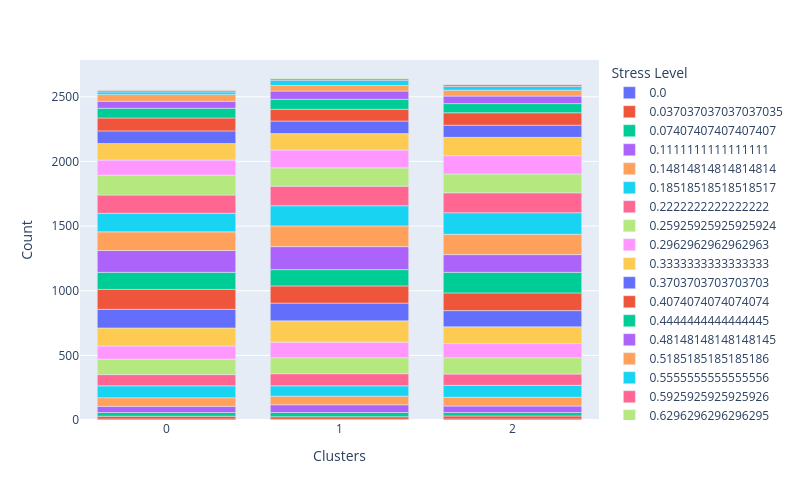
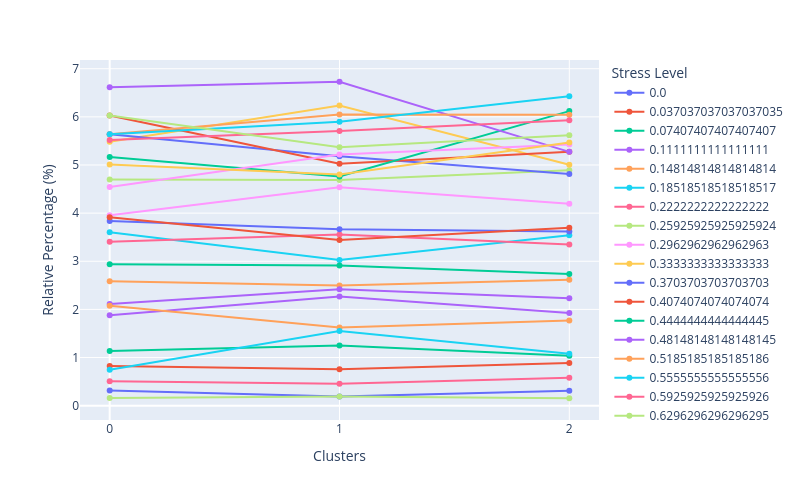

Notebook code cell kept with these figures, in order:
### Markdown cell above
And alas, the below plot proves this with Stress Level, it has been just seperated into 3 bins with no real order, all 3 might aswell be the same cluster. I will remove Stress Level as a component.

### Code cell
df_cluster_vs=  df_cleaned.copy()
df_cluster_vs['Clusters'] = X['Clusters']
cluster_distribution_per_variable(df=df_cluster_vs, target='Stress Level')

### Figure 1 — Plotly figure (JSON) as saved in the notebook; plotly's stock layout.template omitted (floating-point values rounded to 4 significant figures)
{"data": [{"alignmentgroup": "True", "hovertemplate": "Stress Level=0.0<br>Clusters=%{x}<br>Count=%{y}<extra></extra>", "legendgroup": "0.0", "marker": {"color": "#636efa", "pattern": {"shape": ""}}, "name": "0.0", "offsetgroup": "0.0", "orientation": "v", "showlegend": true, "textposition": "auto", "type": "bar", "x": [0, 1, 2], "xaxis": "x", "y": [8, 5, 8], "yaxis": "y"}, {"alignmentgroup": "True", "hovertemplate": "Stress Level=0.037037037037037035<br>Clusters=%{x}<br>Count=%{y}<extra></extra>", "legendgroup": "0.037037037037037035", "marker": {"color": "#EF553B", "pattern": {"shape": ""}}, "name": "0.037037037037037035", "offsetgroup": "0.037037037037037035", "orientation": "v", "showlegend": true, "textposition": "auto", "type": "bar", "x": [0, 1, 2], "xaxis": "x", "y": [21, 20, 23], "yaxis": "y"}, {"alignmentgroup": "True", "hovertemplate": "Stress Level=0.07407407407407407<br>Clusters=%{x}<br>Count=%{y}<extra></extra>", "legendgroup": "0.07407407407407407", "marker": {"color": "#00cc96", "pattern": {"shape": ""}}, "name": "0.07407407407407407", "offsetgroup": "0.07407407407407407", "orientation": "v", "showlegend": true, "textposition": "auto", "type": "bar", "x": [0, 1, 2], "xaxis": "x", "y": [29, 33, 27], "yaxis": "y"}, {"alignmentgroup": "True", "hovertemplate": "Stress Level=0.1111111111111111<br>Clusters=%{x}<br>Count=%{y}<extra></extra>", "legendgroup": "0.1111111111111111", "marker": {"color": "#ab63fa", "pattern": {"shape": ""}}, "name": "0.1111111111111111", "offsetgroup": "0.1111111111111111", "orientation": "v", "showlegend": true, "textposition": "auto", "type": "bar", "x": [0, 1, 2], "xaxis": "x", "y": [48, 60, 50], "yaxis": "y"}, {"alignmentgroup": "True", "hovertemplate": "Stress Level=0.14814814814814814<br>Clusters=%{x}<br>Count=%{y}<extra></extra>", "legendgroup": "0.14814814814814814", "marker": {"color": "#FFA15A", "pattern": {"shape": ""}}, "name": "0.14814814814814814", "offsetgroup": "0.14814814814814814", "orientation": "v", "showlegend": true, "textposition": "auto", "type": "bar", "x": [0, 1, 2], "xaxis": "x", "y": [66, 66, 68], "yaxis": "y"}, {"alignmentgroup": "True", "hovertemplate": "Stress Level=0.18518518518518517<br>Clusters=%{x}<br>Count=%{y}<extra></extra>", "legendgroup": "0.18518518518518517", "marker": {"color": "#19d3f3", "pattern": {"shape": ""}}, "name": "0.18518518518518517", "offsetgroup": "0.18518518518518517", "orientation": "v", "showlegend": true, "textposition": "auto", "type": "bar", "x": [0, 1, 2], "xaxis": "x", "y": [92, 80, 92], "yaxis": "y"}, {"alignmentgroup": "True", "hovertemplate": "Stress Level=0.2222222222222222<br>Clusters=%{x}<br>Count=%{y}<extra></extra>", "legendgroup": "0.2222222222222222", "marker": {"color": "#FF6692", "pattern": {"shape": ""}}, "name": "0.2222222222222222", "offsetgroup": "0.2222222222222222", "orientation": "v", "showlegend": true, "textposition": "auto", "type": "bar", "x": [0, 1, 2], "xaxis": "x", "y": [87, 94, 87], "yaxis": "y"}, {"alignmentgroup": "True", "hovertemplate": "Stress Level=0.25925925925925924<br>Clusters=%{x}<br>Count=%{y}<extra></extra>", "legendgroup": "0.25925925925925924", "marker": {"color": "#B6E880", "pattern": {"shape": ""}}, "name": "0.25925925925925924", "offsetgroup": "0.25925925925925924", "orientation": "v", "showlegend": true, "textposition": "auto", "type": "bar", "x": [0, 1, 2], "xaxis": "x", "y": [120, 124, 127], "yaxis": "y"}, {"alignmentgroup": "True", "hovertemplate": "Stress Level=0.2962962962962963<br>Clusters=%{x}<br>Count=%{y}<extra></extra>", "legendgroup": "0.2962962962962963", "marker": {"color": "#FF97FF", "pattern": {"shape": ""}}, "name": "0.2962962962962963", "offsetgroup": "0.2962962962962963", "orientation": "v", "showlegend": true, "textposition": "auto", "type": "bar", "x": [0, 1, 2], "xaxis": "x", "y": [101, 120, 109], "yaxis": "y"}, {"alignmentgroup": "True", "hovertemplate": "Stress Level=0.3333333333333333<br>Clusters=%{x}<br>Count=%{y}<extra></extra>", "legendgroup": "0.3333333333333333", "marker": {"color": "#FECB52", "pattern": {"shape": ""}}, "name": "0.3333333333333333", "offsetgroup": "0.3333333333333333", "orientation": "v", "showlegend": true, "textposition": "auto", "type": "bar", "x": [0, 1, 2], "xaxis": "x", "y": [140, 165, 130], "yaxis": "y"}, {"alignmentgroup": "True", "hovertemplate": "Stress Level=0.3703703703703703<br>Clusters=%{x}<br>Count=%{y}<extra></extra>", "legendgroup": "0.3703703703703703", "marker": {"color": "#636efa", "pattern": {"shape": ""}}, "name": "0.3703703703703703", "offsetgroup": "0.3703703703703703", "orientation": "v", "showlegend": true, "textposition": "auto", "type": "bar", "x": [0, 1, 2], "xaxis": "x", "y": [144, 137, 125], "yaxis": "y"}, {"alignmentgroup": "True", "hovertemplate": "Stress Level=0.4074074074074074<br>Clusters=%{x}<br>Count=%{y}<extra></extra>", "legendgroup": "0.4074074074074074", "marker": {"color": "#EF553B", "pattern": {"shape": ""}}, "name": "0.4074074074074074", "offsetgroup": "0.4074074074074074", "orientation": "v", "showlegend": true, "textposition": "auto", "type": "bar", "x": [0, 1, 2], "xaxis": "x", "y": [154, 133, 137], "yaxis": "y"}, {"alignmentgroup": "True", "hovertemplate": "Stress Level=0.4444444444444445<br>Clusters=%{x}<br>Count=%{y}<extra></extra>", "legendgroup": "0.4444444444444445", "marker": {"color": "#00cc96", "pattern": {"shape": ""}}, "name": "0.4444444444444445", "offsetgroup": "0.4444444444444445", "orientation": "v", "showlegend": true, "textposition": "auto", "type": "bar", "x": [0, 1, 2], "xaxis": "x", "y": [132, 126, 159], "yaxis": "y"}, {"alignmentgroup": "True", "hovertemplate": "Stress Level=0.48148148148148145<br>Clusters=%{x}<br>Count=%{y}<extra></extra>", "legendgroup": "0.48148148148148145", "marker": {"color": "#ab63fa", "pattern": {"shape": ""}}, "name": "0.48148148148148145", "offsetgroup": "0.48148148148148145", "orientation": "v", "showlegend": true, "textposition": "auto", "type": "bar", "x": [0, 1, 2], "xaxis": "x", "y": [169, 178, 137], "yaxis": "y"}, {"alignmentgroup": "True", "hovertemplate": "Stress Level=0.5185185185185186<br>Clusters=%{x}<br>Count=%{y}<extra></extra>", "legendgroup": "0.5185185185185186", "marker": {"color": "#FFA15A", "pattern": {"shape": ""}}, "name": "0.5185185185185186", "offsetgroup": "0.5185185185185186", "orientation": "v", "showlegend": true, "textposition": "auto", "type": "bar", "x": [0, 1, 2], "xaxis": "x", "y": [144, 160, 157], "yaxis": "y"}, {"alignmentgroup": "True", "hovertemplate": "Stress Level=0.5555555555555556<br>Clusters=%{x}<br>Count=%{y}<extra></extra>", "legendgroup": "0.5555555555555556", "marker": {"color": "#19d3f3", "pattern": {"shape": ""}}, "name": "0.5555555555555556", "offsetgroup": "0.5555555555555556", "orientation": "v", "showlegend": true, "textposition": "auto", "type": "bar", "x": [0, 1, 2], "xaxis": "x", "y": [144, 156, 167], "yaxis": "y"}, {"alignmentgroup": "True", "hovertemplate": "Stress Level=0.5925925925925926<br>Clusters=%{x}<br>Count=%{y}<extra></extra>", "legendgroup": "0.5925925925925926", "marker": {"color": "#FF6692", "pattern": {"shape": ""}}, "name": "0.5925925925925926", "offsetgroup": "0.5925925925925926", "orientation": "v", "showlegend": true, "textposition": "auto", "type": "bar", "x": [0, 1, 2], "xaxis": "x", "y": [141, 151, 154], "yaxis": "y"}, {"alignmentgroup": "True", "hovertemplate": "Stress Level=0.6296296296296295<br>Clusters=%{x}<br>Count=%{y}<extra></extra>", "legendgroup": "0.6296296296296295", "marker": {"color": "#B6E880", "pattern": {"shape": ""}}, "name": "0.6296296296296295", "offsetgroup": "0.6296296296296295", "orientation": "v", "showlegend": true, "textposition": "auto", "type": "bar", "x": [0, 1, 2], "xaxis": "x", "y": [154, 142, 146], "yaxis": "y"}, {"alignmentgroup": "True", "hovertemplate": "Stress Level=0.6666666666666665<br>Clusters=%{x}<br>Count=%{y}<extra></extra>", "legendgroup": "0.6666666666666665", "marker": {"color": "#FF97FF", "pattern": {"shape": ""}}, "name": "0.6666666666666665", "offsetgroup": "0.6666666666666665", "orientation": "v", "showlegend": true, "textposition": "auto", "type": "bar", "x": [0, 1, 2], "xaxis": "x", "y": [116, 138, 141], "yaxis": "y"}, {"alignmentgroup": "True", "hovertemplate": "Stress Level=0.7037037037037037<br>Clusters=%{x}<br>Count=%{y}<extra></extra>", "legendgroup": "0.7037037037037037", "marker": {"color": "#FECB52", "pattern": {"shape": ""}}, "name": "0.7037037037037037", "offsetgroup": "0.7037037037037037", "orientation": "v", "showlegend": true, "textposition": "auto", "type": "bar", "x": [0, 1, 2], "xaxis": "x", "y": [128, 127, 142], "yaxis": "y"}, {"alignmentgroup": "True", "hovertemplate": "Stress Level=0.7407407407407407<br>Clusters=%{x}<br>Count=%{y}<extra></extra>", "legendgroup": "0.7407407407407407", "marker": {"color": "#636efa", "pattern": {"shape": ""}}, "name": "0.7407407407407407", "offsetgroup": "0.7407407407407407", "orientation": "v", "showlegend": true, "textposition": "auto", "type": "bar", "x": [0, 1, 2], "xaxis": "x", "y": [98, 97, 94], "yaxis": "y"}, {"alignmentgroup": "True", "hovertemplate": "Stress Level=0.7777777777777777<br>Clusters=%{x}<br>Count=%{y}<extra></extra>", "legendgroup": "0.7777777777777777", "marker": {"color": "#EF553B", "pattern": {"shape": ""}}, "name": "0.7777777777777777", "offsetgroup": "0.7777777777777777", "orientation": "v", "showlegend": true, "textposition": "auto", "type": "bar", "x": [0, 1, 2], "xaxis": "x", "y": [100, 91, 96], "yaxis": "y"}, {"alignmentgroup": "True", "hovertemplate": "Stress Level=0.8148148148148149<br>Clusters=%{x}<br>Count=%{y}<extra></extra>", "legendgroup": "0.8148148148148149", "marker": {"color": "#00cc96", "pattern": {"shape": ""}}, "name": "0.8148148148148149", "offsetgroup": "0.8148148148148149", "orientation": "v", "showlegend": true, "textposition": "auto", "type": "bar", "x": [0, 1, 2], "xaxis": "x", "y": [75, 77, 71], "yaxis": "y"}, {"alignmentgroup": "True", "hovertemplate": "Stress Level=0.8518518518518516<br>Clusters=%{x}<br>Count=%{y}<extra></extra>", "legendgroup": "0.8518518518518516", "marker": {"color": "#ab63fa", "pattern": {"shape": ""}}, "name": "0.8518518518518516", "offsetgroup": "0.8518518518518516", "orientation": "v", "showlegend": true, "textposition": "auto", "type": "bar", "x": [0, 1, 2], "xaxis": "x", "y": [54, 64, 58], "yaxis": "y"}, {"alignmentgroup": "True", "hovertemplate": "Stress Level=0.8888888888888888<br>Clusters=%{x}<br>Count=%{y}<extra></extra>", "legendgroup": "0.8888888888888888", "marker": {"color": "#FFA15A", "pattern": {"shape": ""}}, "name": "0.8888888888888888", "offsetgroup": "0.8888888888888888", "orientation": "v", "showlegend": true, "textposition": "auto", "type": "bar", "x": [0, 1, 2], "xaxis": "x", "y": [53, 43, 46], "yaxis": "y"}, {"alignmentgroup": "True", "hovertemplate": "Stress Level=0.9259259259259258<br>Clusters=%{x}<br>Count=%{y}<extra></extra>", "legendgroup": "0.9259259259259258", "marker": {"color": "#19d3f3", "pattern": {"shape": ""}}, "name": "0.9259259259259258", "offsetgroup": "0.9259259259259258", "orientation": "v", "showlegend": true, "textposition": "auto", "type": "bar", "x": [0, 1, 2], "xaxis": "x", "y": [19, 41, 28], "yaxis": "y"}, {"alignmentgroup": "True", "hovertemplate": "Stress Level=0.9629629629629628<br>Clusters=%{x}<br>Count=%{y}<extra></extra>", "legendgroup": "0.9629629629629628", "marker": {"color": "#FF6692", "pattern": {"shape": ""}}, "name": "0.9629629629629628", "offsetgroup": "0.9629629629629628", "orientation": "v", "showlegend": true, "textposition": "auto", "type": "bar", "x": [0, 1, 2], "xaxis": "x", "y": [13, 12, 15], "yaxis": "y"}, {"alignmentgroup": "True", "hovertemplate": "Stress Level=1.0<br>Clusters=%{x}<br>Count=%{y}<extra></extra>", "legendgroup": "1.0", "marker": {"color": "#B6E880", "pattern": {"shape": ""}}, "name": "1.0", "offsetgroup": "1.0", "orientation": "v", "showlegend": true, "textposition": "auto", "type": "bar", "x": [0, 1, 2], "xaxis": "x", "y": [4, 5, 4], "yaxis": "y"}], "layout": {"barmode": "relative", "height": 500, "legend": {"title": {"text": "Stress Level"}, "tracegroupgap": 0}, "margin": {"t": 60}, "width": 800, "xaxis": {"anchor": "y", "domain": [0, 1], "tickmode": "array", "tickvals": [0, 2, 1], "title": {"text": "Clusters"}}, "yaxis": {"anchor": "x", "domain": [0, 1], "title": {"text": "Count"}}}}

### Figure 2 — Plotly figure (JSON) as saved in the notebook; plotly's stock layout.template omitted (floating-point values rounded to 4 significant figures)
{"data": [{"hovertemplate": "Stress Level=0.0<br>Clusters=%{x}<br>Relative Percentage (%)=%{y}<extra></extra>", "legendgroup": "0.0", "line": {"color": "#636efa", "dash": "solid"}, "marker": {"symbol": "circle"}, "mode": "markers+lines", "name": "0.0", "orientation": "v", "showlegend": true, "type": "scatter", "x": [0, 1, 2], "xaxis": "x", "y": [0.3132, 0.189, 0.3079], "yaxis": "y"}, {"hovertemplate": "Stress Level=0.037037037037037035<br>Clusters=%{x}<br>Relative Percentage (%)=%{y}<extra></extra>", "legendgroup": "0.037037037037037035", "line": {"color": "#EF553B", "dash": "solid"}, "marker": {"symbol": "circle"}, "mode": "markers+lines", "name": "0.037037037037037035", "orientation": "v", "showlegend": true, "type": "scatter", "x": [0, 1, 2], "xaxis": "x", "y": [0.8222, 0.7561, 0.8853], "yaxis": "y"}, {"hovertemplate": "Stress Level=0.07407407407407407<br>Clusters=%{x}<br>Relative Percentage (%)=%{y}<extra></extra>", "legendgroup": "0.07407407407407407", "line": {"color": "#00cc96", "dash": "solid"}, "marker": {"symbol": "circle"}, "mode": "markers+lines", "name": "0.07407407407407407", "orientation": "v", "showlegend": true, "type": "scatter", "x": [0, 1, 2], "xaxis": "x", "y": [1.135, 1.248, 1.039], "yaxis": "y"}, {"hovertemplate": "Stress Level=0.1111111111111111<br>Clusters=%{x}<br>Relative Percentage (%)=%{y}<extra></extra>", "legendgroup": "0.1111111111111111", "line": {"color": "#ab63fa", "dash": "solid"}, "marker": {"symbol": "circle"}, "mode": "markers+lines", "name": "0.1111111111111111", "orientation": "v", "showlegend": true, "type": "scatter", "x": [0, 1, 2], "xaxis": "x", "y": [1.879, 2.268, 1.925], "yaxis": "y"}, {"hovertemplate": "Stress Level=0.14814814814814814<br>Clusters=%{x}<br>Relative Percentage (%)=%{y}<extra></extra>", "legendgroup": "0.14814814814814814", "line": {"color": "#FFA15A", "dash": "solid"}, "marker": {"symbol": "circle"}, "mode": "markers+lines", "name": "0.14814814814814814", "orientation": "v", "showlegend": true, "type": "scatter", "x": [0, 1, 2], "xaxis": "x", "y": [2.584, 2.495, 2.617], "yaxis": "y"}, {"hovertemplate": "Stress Level=0.18518518518518517<br>Clusters=%{x}<br>Relative Percentage (%)=%{y}<extra></extra>", "legendgroup": "0.18518518518518517", "line": {"color": "#19d3f3", "dash": "solid"}, "marker": {"symbol": "circle"}, "mode": "markers+lines", "name": "0.18518518518518517", "orientation": "v", "showlegend": true, "type": "scatter", "x": [0, 1, 2], "xaxis": "x", "y": [3.602, 3.025, 3.541], "yaxis": "y"}, {"hovertemplate": "Stress Level=0.2222222222222222<br>Clusters=%{x}<br>Relative Percentage (%)=%{y}<extra></extra>", "legendgroup": "0.2222222222222222", "line": {"color": "#FF6692", "dash": "solid"}, "marker": {"symbol": "circle"}, "mode": "markers+lines", "name": "0.2222222222222222", "orientation": "v", "showlegend": true, "type": "scatter", "x": [0, 1, 2], "xaxis": "x", "y": [3.406, 3.554, 3.349], "yaxis": "y"}, {"hovertemplate": "Stress Level=0.25925925925925924<br>Clusters=%{x}<br>Relative Percentage (%)=%{y}<extra></extra>", "legendgroup": "0.25925925925925924", "line": {"color": "#B6E880", "dash": "solid"}, "marker": {"symbol": "circle"}, "mode": "markers+lines", "name": "0.25925925925925924", "orientation": "v", "showlegend": true, "type": "scatter", "x": [0, 1, 2], "xaxis": "x", "y": [4.699, 4.688, 4.888], "yaxis": "y"}, {"hovertemplate": "Stress Level=0.2962962962962963<br>Clusters=%{x}<br>Relative Percentage (%)=%{y}<extra></extra>", "legendgroup": "0.2962962962962963", "line": {"color": "#FF97FF", "dash": "solid"}, "marker": {"symbol": "circle"}, "mode": "markers+lines", "name": "0.2962962962962963", "orientation": "v", "showlegend": true, "type": "scatter", "x": [0, 1, 2], "xaxis": "x", "y": [3.955, 4.537, 4.196], "yaxis": "y"}, {"hovertemplate": "Stress Level=0.3333333333333333<br>Clusters=%{x}<br>Relative Percentage (%)=%{y}<extra></extra>", "legendgroup": "0.3333333333333333", "line": {"color": "#FECB52", "dash": "solid"}, "marker": {"symbol": "circle"}, "mode": "markers+lines", "name": "0.3333333333333333", "orientation": "v", "showlegend": true, "type": "scatter", "x": [0, 1, 2], "xaxis": "x", "y": [5.482, 6.238, 5.004], "yaxis": "y"}, {"hovertemplate": "Stress Level=0.3703703703703703<br>Clusters=%{x}<br>Relative Percentage (%)=%{y}<extra></extra>", "legendgroup": "0.3703703703703703", "line": {"color": "#636efa", "dash": "solid"}, "marker": {"symbol": "circle"}, "mode": "markers+lines", "name": "0.3703703703703703", "orientation": "v", "showlegend": true, "type": "scatter", "x": [0, 1, 2], "xaxis": "x", "y": [5.638, 5.18, 4.811], "yaxis": "y"}, {"hovertemplate": "Stress Level=0.4074074074074074<br>Clusters=%{x}<br>Relative Percentage (%)=%{y}<extra></extra>", "legendgroup": "0.4074074074074074", "line": {"color": "#EF553B", "dash": "solid"}, "marker": {"symbol": "circle"}, "mode": "markers+lines", "name": "0.4074074074074074", "orientation": "v", "showlegend": true, "type": "scatter", "x": [0, 1, 2], "xaxis": "x", "y": [6.03, 5.028, 5.273], "yaxis": "y"}, {"hovertemplate": "Stress Level=0.4444444444444445<br>Clusters=%{x}<br>Relative Percentage (%)=%{y}<extra></extra>", "legendgroup": "0.4444444444444445", "line": {"color": "#00cc96", "dash": "solid"}, "marker": {"symbol": "circle"}, "mode": "markers+lines", "name": "0.4444444444444445", "orientation": "v", "showlegend": true, "type": "scatter", "x": [0, 1, 2], "xaxis": "x", "y": [5.168, 4.764, 6.12], "yaxis": "y"}, {"hovertemplate": "Stress Level=0.48148148148148145<br>Clusters=%{x}<br>Relative Percentage (%)=%{y}<extra></extra>", "legendgroup": "0.48148148148148145", "line": {"color": "#ab63fa", "dash": "solid"}, "marker": {"symbol": "circle"}, "mode": "markers+lines", "name": "0.48148148148148145", "orientation": "v", "showlegend": true, "type": "scatter", "x": [0, 1, 2], "xaxis": "x", "y": [6.617, 6.73, 5.273], "yaxis": "y"}, {"hovertemplate": "Stress Level=0.5185185185185186<br>Clusters=%{x}<br>Relative Percentage (%)=%{y}<extra></extra>", "legendgroup": "0.5185185185185186", "line": {"color": "#FFA15A", "dash": "solid"}, "marker": {"symbol": "circle"}, "mode": "markers+lines", "name": "0.5185185185185186", "orientation": "v", "showlegend": true, "type": "scatter", "x": [0, 1, 2], "xaxis": "x", "y": [5.638, 6.049, 6.043], "yaxis": "y"}, {"hovertemplate": "Stress Level=0.5555555555555556<br>Clusters=%{x}<br>Relative Percentage (%)=%{y}<extra></extra>", "legendgroup": "0.5555555555555556", "line": {"color": "#19d3f3", "dash": "solid"}, "marker": {"symbol": "circle"}, "mode": "markers+lines", "name": "0.5555555555555556", "orientation": "v", "showlegend": true, "type": "scatter", "x": [0, 1, 2], "xaxis": "x", "y": [5.638, 5.898, 6.428], "yaxis": "y"}, {"hovertemplate": "Stress Level=0.5925925925925926<br>Clusters=%{x}<br>Relative Percentage (%)=%{y}<extra></extra>", "legendgroup": "0.5925925925925926", "line": {"color": "#FF6692", "dash": "solid"}, "marker": {"symbol": "circle"}, "mode": "markers+lines", "name": "0.5925925925925926", "orientation": "v", "showlegend": true, "type": "scatter", "x": [0, 1, 2], "xaxis": "x", "y": [5.521, 5.709, 5.928], "yaxis": "y"}, {"hovertemplate": "Stress Level=0.6296296296296295<br>Clusters=%{x}<br>Relative Percentage (%)=%{y}<extra></extra>", "legendgroup": "0.6296296296296295", "line": {"color": "#B6E880", "dash": "solid"}, "marker": {"symbol": "circle"}, "mode": "markers+lines", "name": "0.6296296296296295", "orientation": "v", "showlegend": true, "type": "scatter", "x": [0, 1, 2], "xaxis": "x", "y": [6.03, 5.369, 5.62], "yaxis": "y"}, {"hovertemplate": "Stress Level=0.6666666666666665<br>Clusters=%{x}<br>Relative Percentage (%)=%{y}<extra></extra>", "legendgroup": "0.6666666666666665", "line": {"color": "#FF97FF", "dash": "solid"}, "marker": {"symbol": "circle"}, "mode": "markers+lines", "name": "0.6666666666666665", "orientation": "v", "showlegend": true, "type": "scatter", "x": [0, 1, 2], "xaxis": "x", "y": [4.542, 5.217, 5.427], "yaxis": "y"}, {"hovertemplate": "Stress Level=0.7037037037037037<br>Clusters=%{x}<br>Relative Percentage (%)=%{y}<extra></extra>", "legendgroup": "0.7037037037037037", "line": {"color": "#FECB52", "dash": "solid"}, "marker": {"symbol": "circle"}, "mode": "markers+lines", "name": "0.7037037037037037", "orientation": "v", "showlegend": true, "type": "scatter", "x": [0, 1, 2], "xaxis": "x", "y": [5.012, 4.802, 5.466], "yaxis": "y"}, {"hovertemplate": "Stress Level=0.7407407407407407<br>Clusters=%{x}<br>Relative Percentage (%)=%{y}<extra></extra>", "legendgroup": "0.7407407407407407", "line": {"color": "#636efa", "dash": "solid"}, "marker": {"symbol": "circle"}, "mode": "markers+lines", "name": "0.7407407407407407", "orientation": "v", "showlegend": true, "type": "scatter", "x": [0, 1, 2], "xaxis": "x", "y": [3.837, 3.667, 3.618], "yaxis": "y"}, {"hovertemplate": "Stress Level=0.7777777777777777<br>Clusters=%{x}<br>Relative Percentage (%)=%{y}<extra></extra>", "legendgroup": "0.7777777777777777", "line": {"color": "#EF553B", "dash": "solid"}, "marker": {"symbol": "circle"}, "mode": "markers+lines", "name": "0.7777777777777777", "orientation": "v", "showlegend": true, "type": "scatter", "x": [0, 1, 2], "xaxis": "x", "y": [3.915, 3.44, 3.695], "yaxis": "y"}, {"hovertemplate": "Stress Level=0.8148148148148149<br>Clusters=%{x}<br>Relative Percentage (%)=%{y}<extra></extra>", "legendgroup": "0.8148148148148149", "line": {"color": "#00cc96", "dash": "solid"}, "marker": {"symbol": "circle"}, "mode": "markers+lines", "name": "0.8148148148148149", "orientation": "v", "showlegend": true, "type": "scatter", "x": [0, 1, 2], "xaxis": "x", "y": [2.937, 2.911, 2.733], "yaxis": "y"}, {"hovertemplate": "Stress Level=0.8518518518518516<br>Clusters=%{x}<br>Relative Percentage (%)=%{y}<extra></extra>", "legendgroup": "0.8518518518518516", "line": {"color": "#ab63fa", "dash": "solid"}, "marker": {"symbol": "circle"}, "mode": "markers+lines", "name": "0.8518518518518516", "orientation": "v", "showlegend": true, "type": "scatter", "x": [0, 1, 2], "xaxis": "x", "y": [2.114, 2.42, 2.232], "yaxis": "y"}, {"hovertemplate": "Stress Level=0.8888888888888888<br>Clusters=%{x}<br>Relative Percentage (%)=%{y}<extra></extra>", "legendgroup": "0.8888888888888888", "line": {"color": "#FFA15A", "dash": "solid"}, "marker": {"symbol": "circle"}, "mode": "markers+lines", "name": "0.8888888888888888", "orientation": "v", "showlegend": true, "type": "scatter", "x": [0, 1, 2], "xaxis": "x", "y": [2.075, 1.626, 1.771], "yaxis": "y"}, {"hovertemplate": "Stress Level=0.9259259259259258<br>Clusters=%{x}<br>Relative Percentage (%)=%{y}<extra></extra>", "legendgroup": "0.9259259259259258", "line": {"color": "#19d3f3", "dash": "solid"}, "marker": {"symbol": "circle"}, "mode": "markers+lines", "name": "0.9259259259259258", "orientation": "v", "showlegend": true, "type": "scatter", "x": [0, 1, 2], "xaxis": "x", "y": [0.7439, 1.55, 1.078], "yaxis": "y"}, {"hovertemplate": "Stress Level=0.9629629629629628<br>Clusters=%{x}<br>Relative Percentage (%)=%{y}<extra></extra>", "legendgroup": "0.9629629629629628", "line": {"color": "#FF6692", "dash": "solid"}, "marker": {"symbol": "circle"}, "mode": "markers+lines", "name": "0.9629629629629628", "orientation": "v", "showlegend": true, "type": "scatter", "x": [0, 1, 2], "xaxis": "x", "y": [0.509, 0.4537, 0.5774], "yaxis": "y"}, {"hovertemplate": "Stress Level=1.0<br>Clusters=%{x}<br>Relative Percentage (%)=%{y}<extra></extra>", "legendgroup": "1.0", "line": {"color": "#B6E880", "dash": "solid"}, "marker": {"symbol": "circle"}, "mode": "markers+lines", "name": "1.0", "orientation": "v", "showlegend": true, "type": "scatter", "x": [0, 1, 2], "xaxis": "x", "y": [0.1566, 0.189, 0.154], "yaxis": "y"}], "layout": {"height": 500, "legend": {"title": {"text": "Stress Level"}, "tracegroupgap": 0}, "margin": {"t": 60}, "width": 800, "xaxis": {"anchor": "y", "domain": [0, 1], "tickmode": "array", "tickvals": [0, 2, 1], "title": {"text": "Clusters"}}, "yaxis": {"anchor": "x", "domain": [0, 1], "title": {"text": "Relative Percentage (%)"}}}}
